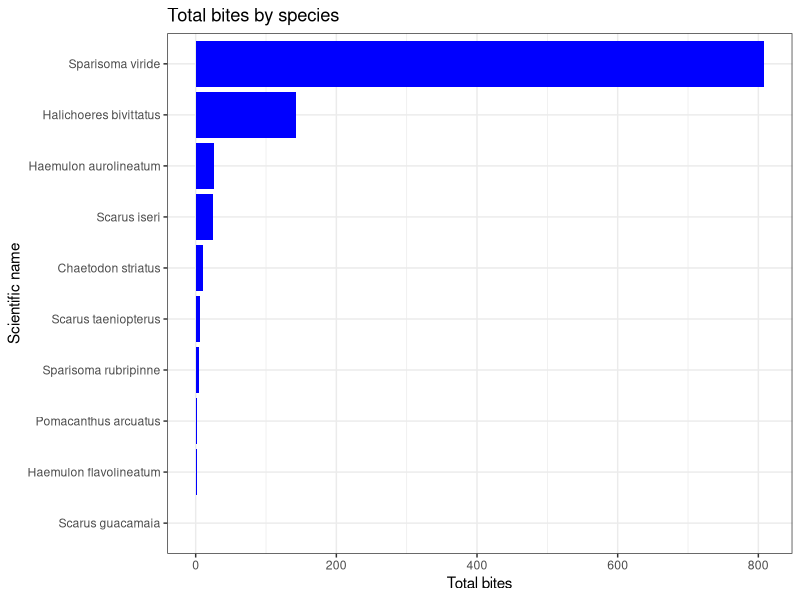
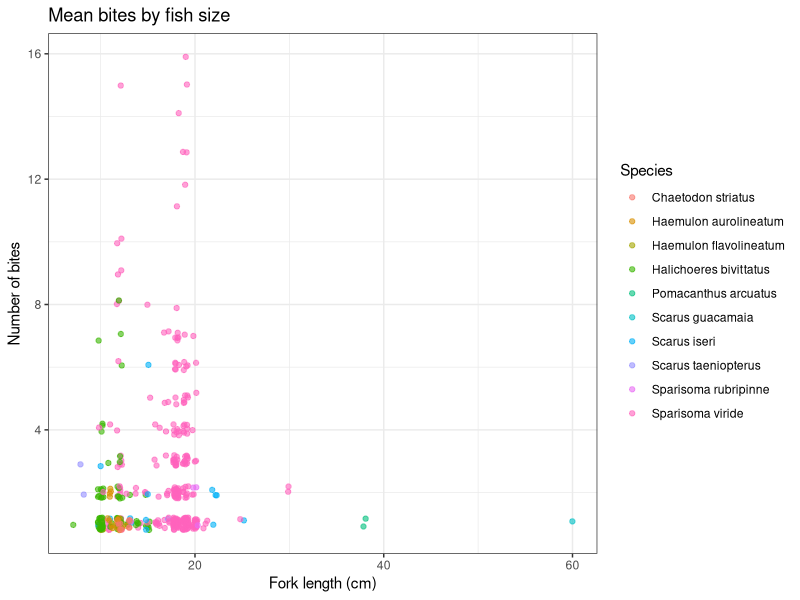
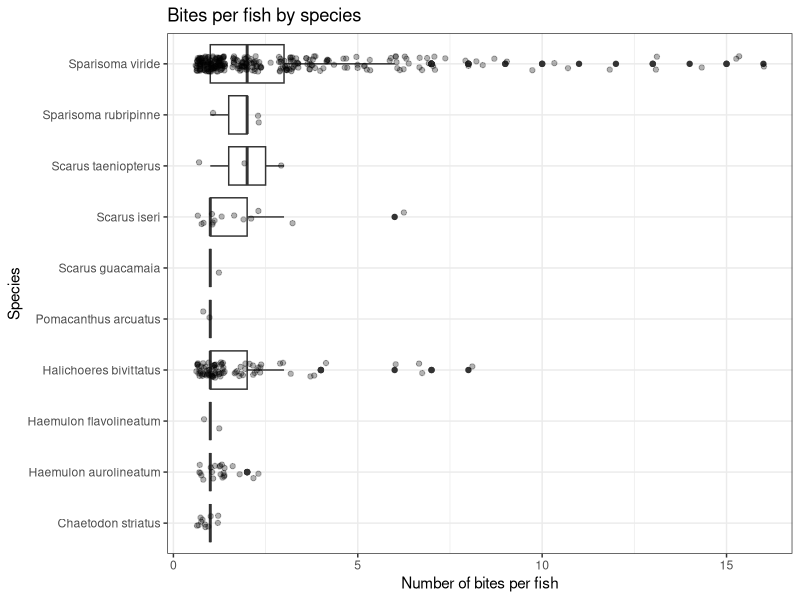
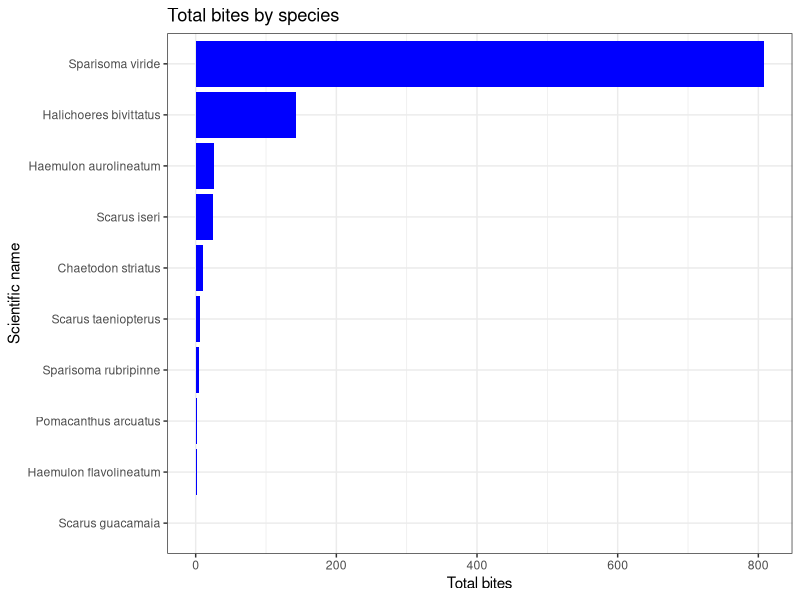
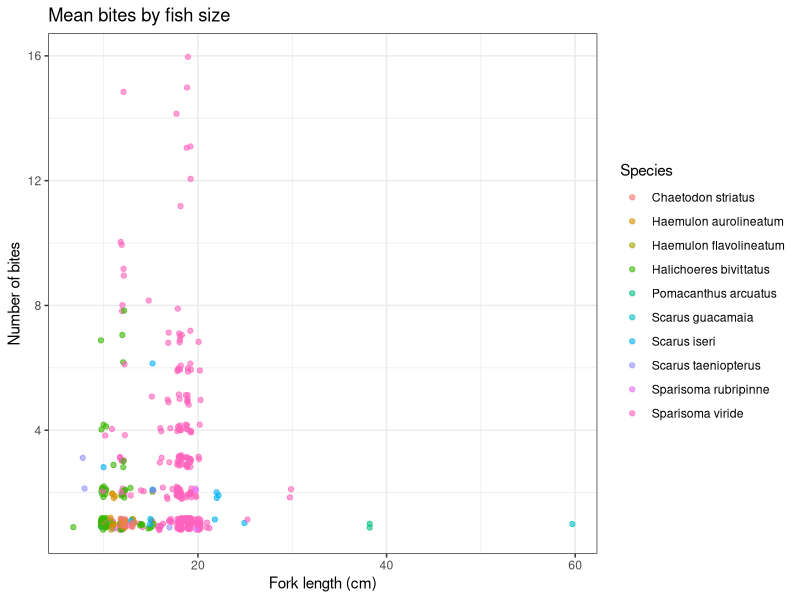
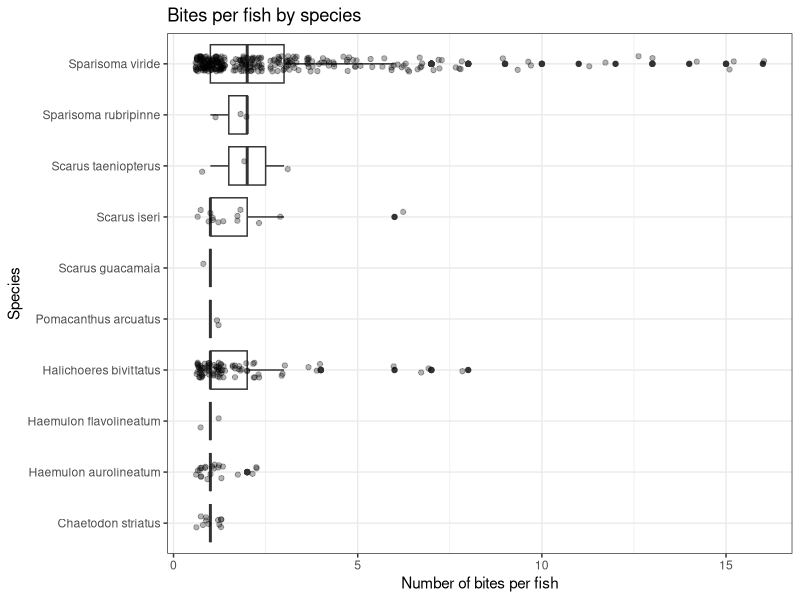

These figures' R source, in order:
################################################################################
#
# Victoria Lahey
# vel28@miami.edu
# 10/05/2026
#
# This script reads in fish-predation data collected on Porites astreoides coral
# fragments using Coral City Camera footage. This script cleans the data into a 
# tidy format using dplyr and tidyr,summarizes predation events by fish species, 
# and exports the clean data as a .csv file for later use. 

################################################################################

# SET UP #######################################################################

## Load packages ---------------------------------------------------------------
library(tidyverse)

# PROCESSING ###################################################################

## Load data -------------------------------------------------------------------
predation_summary <- read_csv("data/processed/bite_summary.csv")
predation <- read_csv("data/processed/fish_predation.csv")


# VISUALIZE ####################################################################

## Build plots -----------------------------------------------------------------

### Plot 1: Total bites by species
p1 <- ggplot(data = predation_summary,
             mapping = aes(x = total_bites,
             y = fct_reorder(scientific_name, total_bites))) + ##orders by total
  geom_col(fill = "blue") +
  labs(x = "Total bites", y = "Scientific name",
       title = "Total bites by species") +
  theme_bw()
p1


### Plot 2: Mean bites by fish size 
p2 <- ggplot(data = predation,
       mapping = aes(x = fork_length_cm, y = number_of_bites,
           color = scientific_name)) +
  geom_jitter(alpha = 0.6, width = 0.3, height = 0.2) +
  labs(x = "Fork length (cm)", y = "Number of bites", color = "Species",
       title = "Mean bites by fish size" ) +
  theme_bw() 
p2


### Plot 3: Bites per fish by species
p3 <- ggplot(data = predation,
       mapping = aes(x = number_of_bites,
                     y = scientific_name)) +
  geom_boxplot() +
  geom_jitter(height = 0.15, alpha = 0.3) +
  labs(x = "Number of bites per fish", y = "Species",
       title = "Bites per fish by species") +
  theme_bw()
p3


# EXPORT #######################################################################
## Export the 3 plots made -----------------------------------------------------

ggsave(plot = p1,
       filename = "results/img/total_bites_by_species.png",
       width = 8,
       height = 10)

ggsave(plot = p2,
       filename = "results/img/mean_bites_by_fish_size.png",
       width = 8,
       height = 10)

ggsave(plot = p3, 
       filename = "results/img/bites_per_fish.png",
       width = 8,
       height = 10)
